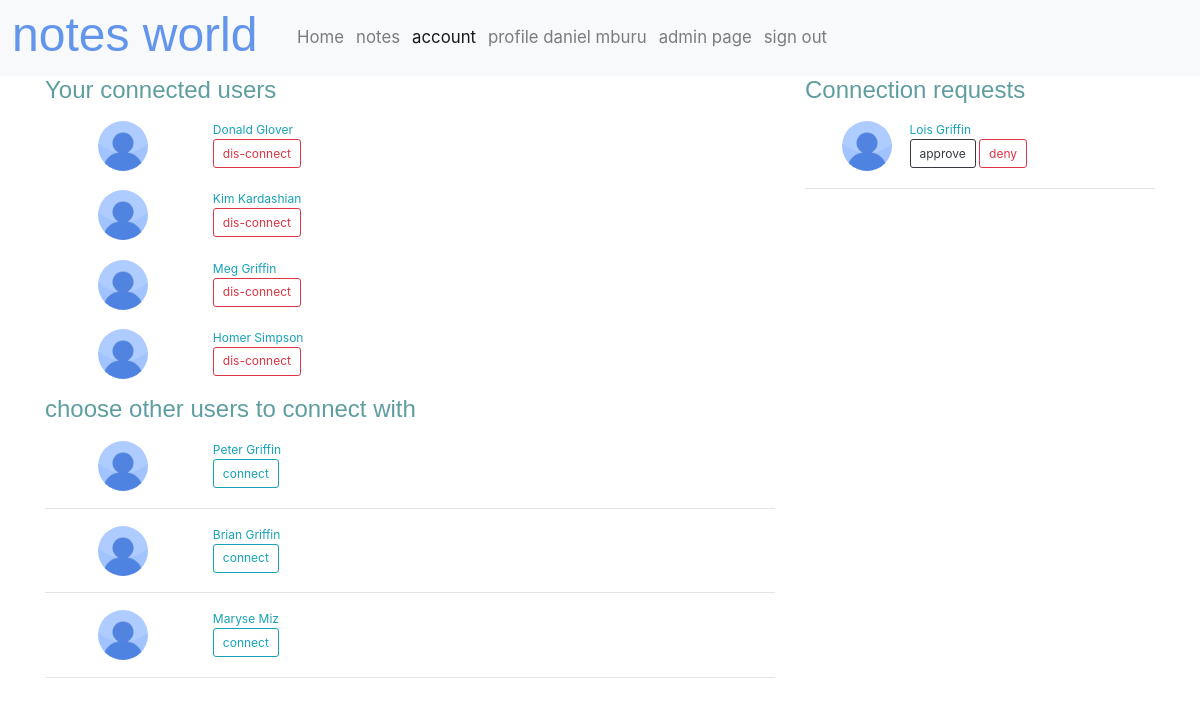
The app's page /account/connect/ (signed in) with its own data.
### account/models.py (models this page shows, shortened)
class Profile(models.Model):
    gender_options = (("M", "MALE"), ("F", "FEMALE"), ("NON", "PREFER NOT TO SAY"),)
    user = models.OneToOneField(User, on_delete=models.CASCADE)
    image = models.ImageField(default="profile.jpg", blank=True, null=True)
    occupation = models.CharField(max_length=100, blank=True, null=True)
    gender = models.CharField(max_length=3, choices=gender_options, blank=True, null=True)
    pen_name = models.CharField(max_length=200)
    objects = models.Manager()

class Connection(models.Model):
    conn_sender = models.ForeignKey(User, on_delete=models.CASCADE)
    conn_receiver = models.ForeignKey(Profile, blank=False, on_delete=models.CASCADE)
    since = models.DateTimeField(auto_now_add=True)
    approved = models.BooleanField(default=False)
    objects = ConnectionManager()

### account/views.py (the view)
# urls.py: path('connect/', views.ConnectedUser.as_view(), name="connected"),
class ConnectedUser(generic.TemplateView):
    template_name = "account/connect.html"
    def get(self, request, *args, **kwargs):
        users = User.objects.all()
        suggestions = []
        qset_1 = (
            Q(conn_receiver=self.request.user.profile) &
            Q(approved=False)
        )
        requests = Connection.objects.filter(qset_1).distinct()
        for i in range(10):
                suggestion = random.choice(users)
                status = Connection.objects.exist(request.user, suggestion)
                if suggestion != self.request.user and suggestion not in suggestions and not status:
                    suggestions.append(suggestion)
        return render(request, self.template_name, {
            'suggestions': suggestions,
            "connected": Connection.objects.get_user_conn(self.request.user),
            "requests": requests,
        })

### account/models.py (called while the page is built)
    def main_conn(self, user1, user2):
        q_set_1 = (
                models.Q(conn_sender=user1) &
                models.Q(conn_receiver=user2.profile)
        )
        q_set_2 = (
                models.Q(conn_sender=user2) &
                models.Q(conn_receiver=user1.profile)
        )
        x = []
        connection_1 = Connection.objects.filter(q_set_1)
        connection_2 = Connection.objects.filter(q_set_2)
        connections = chain(connection_1, connection_2)
        for connection in connections:
            x.append(connection)
        return x

    def exist(self, user_1, user_2):
        result = False
        connections = self.main_conn(user1=user_1, user2=user_2)
        if len(connections) > 0:
            result = True
        return result

    def get_user_conn(self, user):
        qset = (
                models.Q(conn_sender=user) |
                models.Q(conn_receiver=user.profile)
        )
        connected = []
        connected_obj = Connection.objects.filter(qset)
        for obj in connected_obj:
            if obj.approved:
                if obj.conn_sender == user:
                    connected.append(obj.conn_receiver.user)
                else:
                    connected.append(obj.conn_sender)
        return connected

### account/templates/account/connect.html (shortened to what this page needs)
{% extends 'base.html' %}
{% load staticfiles %}
{% block style %}<link href="{% static 'account/css/connect.css' %}" type="text/css" rel="stylesheet">{% endblock style %}
{% block account %}active{% endblock account %}
{% block content %}
<div class="container">
    <div class="row">
        <div class="col-sm-8">
            {% if connected %}
                <h2>Your connected users</h2>
                {% for friend in connected %}
                <div class="row user">
                    <div class="col-sm-2">
                        <img class="user-img" alt="image of {{ friend.username }}" src="{{ friend.profile.image.url }}">
                    </div>
                    <div class="col-sm-9 user-info">
                        <span class="text-info">{{ friend.get_full_name }}</span>
                        <br />
                        <form method="post">
                            <button class="btn btn-outline-danger disconnect-button" type="submit">dis-connect</button>
                        </form>
                    </div>
                </div>
                {% endfor %}
            {% endif %}
            <h2>choose other users to connect with</h2>
            {% for friend in suggestions %}
            <div class="row user">
                <div class="col-sm-2">
                    <img class="user-img" alt="image of {{ friend.username }}" src="{{ friend.profile.image.url }}">
                </div>
                <div class="col-sm-9 user-info">
                    <span class="text-info">{{ friend.first_name }} {{ friend.last_name }}</span>
                    <br />
                    <form method="post">
                        <button type="submit" class="btn btn-outline-info connect-button">connect</button>
                    </form>
                </div>
            </div>
            <hr>
            {% endfor %}
        </div>
        <div class="col-sm-4">
            {% if requests %}
            <h2>Connection requests</h2>
            {% for friend in requests %}
            <div class="row user">
                <div class="col-sm-2">
                    <img class="user-img" alt="image of {{ friend.conn_sender.username }}" src="{{ friend.conn_sender.profile.image.url }}">
                </div>
                <div class="col-sm-9 user-info">
                    <span class="text-info">{{ friend.conn_sender.get_full_name }}</span>
                    <br />
                    <form method="post">
                        <button type="submit" name="approve" class="btn btn-outline-dark accept-button">approve</button>
                        <button name="deny" class="btn btn-outline-danger deny-button">deny</button>
                    </form>
                </div>
            </div>
            <hr>
            {% endfor %}
            {% endif %}
        </div>
    </div>
</div>
{% endblock content %}

### note/templates/base.html (shortened to what this page needs)
<!DOCTYPE html>
{% load staticfiles %}
<html>
<head>
    <link rel="stylesheet" type="text/css" media="screen" href="http://127.0.0.1/assets/css/bootstrap.min.css" />
    <link href="https://stackpath.bootstrapcdn.com/bootstrap/4.1.3/css/bootstrap.min.css" rel="stylesheet">
    <link rel="stylesheet" type="text/css" media="screen" href="{% static 'css/base.css' %}" />
    {% block style %}{% endblock style %}
</head>
<body>
        <nav id="navbar" class="navbar navbar-expand-lg navbar-light bg-light">
            <h1>notes world</h1>
            <div class="collapse navbar-collapse" id="navbarSupportedContent">
              <ul class="navbar-nav mr-auto">
                <li class="nav-item">
                  <a class="nav-link {% block home %}{% endblock home %}" href="#">Home</a>
                </li>
                <li class="nav-item">
                  <a class="nav-link {% block notes %}{% endblock notes %}" href="{% url 'notes:index' %}">notes</a>
                </li>
                <li class="nav-item">
                    <a class="nav-link {% block account %}{% endblock account %}" href="{% url 'base_account:account-index' %}">account</a>
                </li>
                {% if user.is_authenticated %}
                    <li class="nav-item">
                        <a class="nav-link {% block profile %}{% endblock profile %}" href="{% url 'base_account:profile' %}">profile {{ user.get_full_name }}</a>
                    </li>{% if user.is_staff %}
                    <li class="nav-item">
                        <a class="nav-link" href="{% url 'admin:index' %}" target="_blank">admin page</a>
                    </li>{% endif %}
                    <li class="nav-item">
                        <a class="nav-link" href="{% url 'logout' %}">sign out</a>
                    </li>
                {% endif %}
              </ul>
            </div>
        </nav>
    <div id="main">
        {% block content %}
        {% endblock content %}
    </div>
</body>
</html>

### note/static/css/base.css (style rules this page uses)
html { font-size: 12px; font-family: "roboto", sans-serif; }
h1 { font-family: calibri, sans-serif; font-size: 4em; color: cornflowerblue; margin-right: 0.7em; }
h2 { font-family: calibri, sans-serif; color: cadetblue; }
#navbar a { font-size: 1.4em; }

### note/static/account/css/connect.css (style rules this page uses)
.user-img { width: 50px; height: 50px; border-radius: 50%; margin-left: 25%; }
.user { margin: 1.2em; padding: 0.2em; }
.user-info { margin-left: 20px; }

### records on screen
Connection: conn_sender.profile.image (placeholder picture), conn_sender.get_full_name "Lois Griffin"

### other values on screen
{{ user.get_full_name }} "daniel mburu"
{{ friend.get_full_name }} "Donald Glover"
{{ friend.get_full_name }} "Kim Kardashian"
{{ friend.get_full_name }} "Meg Griffin"
{{ friend.get_full_name }} "Homer Simpson"
{{ friend.first_name }} "Peter"
{{ friend.last_name }} "Griffin"
{{ friend.first_name }} "Brian"
{{ friend.first_name }} "Maryse"
{{ friend.last_name }} "Miz"
